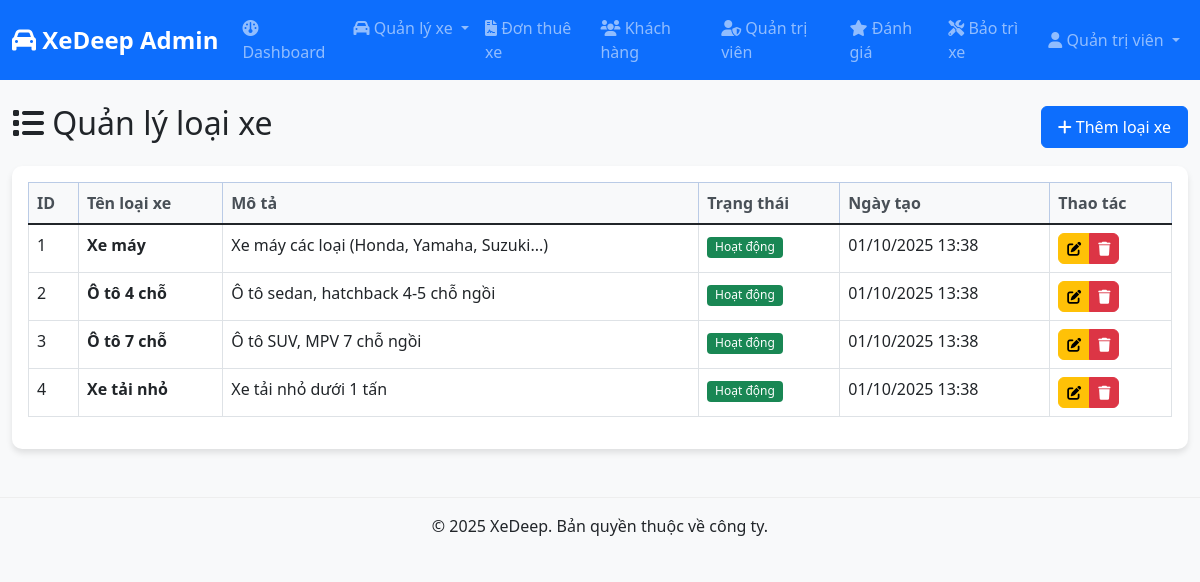
/admin/loai_xe/index.php (signed in), run on the app's committed database.
### tables this page shows
CREATE TABLE loai_xe (
    id INT PRIMARY KEY AUTO_INCREMENT,
    ten_loai VARCHAR(100) NOT NULL COMMENT 'Tên loại xe (xe máy, ô tô 4 chỗ, ô tô 7 chỗ, ...)',
    mo_ta TEXT COMMENT 'Mô tả loại xe',
    trang_thai TINYINT DEFAULT 1 COMMENT '1: Hoạt động, 0: Ngừng hoạt động',
    ngay_tao TIMESTAMP DEFAULT CURRENT_TIMESTAMP,
    ngay_cap_nhat TIMESTAMP DEFAULT CURRENT_TIMESTAMP ON UPDATE CURRENT_TIMESTAMP
);

### include/common.php (called while the page is built, shortened)
<?php
include("config.php");
function asset(?string $filename, bool $return = true)
{
	$path = trim($filename, "/");
	$full_path = ASSET_PATH . "/" . $path;
	if (file_exists(DOCUMENT_ROOT_PATH . $full_path)) {
		$full_path .= "?" . filemtime(DOCUMENT_ROOT_PATH . $full_path);
	}
	if ($return) return $full_path;
}
function get_sql_prepared(array $data = null)
{
	if (empty($data)) return "";
	$len = count($data);
	if ($len > 0) {
		return str_pad("", $len, "s");
	}
	return "";
}
function get_mysqli()
{
	global $database;
	$conn = new mysqli($database["host"], $database["username"], $database["password"], $database["db"]);
	mysqli_set_charset($conn, 'UTF8');
	return $conn;
}
function execute_query(&$conn, $sql, $data)
{
	$conn = get_mysqli();
	$type = get_sql_prepared($data);
	$query = $conn->prepare($sql);
	if (!empty($data)) {
		foreach ($data as $i => $x) {
			$data[$i] = $x;
		}
		$query->bind_param($type, ...$data);
	}
	$query->execute();
	return $query;
}
function db_select(string $sql, array $data = null): array
{
	try {
		$query = execute_query($conn, $sql, $data);
		$result = $query->get_result();
		$arr_result = [];
		if ($result->num_rows > 0) {
			while ($record = $result->fetch_assoc()) {
				array_push($arr_result, $record);
			}
		}
		return $arr_result;
	} catch (Exception $ex) {
		dd($ex->getMessage(), "Query: $sql", $ex->getTraceAsString(), $data);
	}
}

### admin/admin_common.php (called while the page is built, shortened)
<?php
include(__DIR__ . "/../include/common.php");
function format_datetime($datetime) {
    return date('d/m/Y H:i', strtotime($datetime));
}
?>

### admin/loai_xe/index.php (the view, shortened to what this page needs)
<?php
include("../admin_common.php");
$sql = "SELECT * FROM loai_xe ORDER BY ngay_tao DESC";
$loai_xe_list = db_select($sql);
include("../header.php");
?>
<div class="row">
    <div class="col-12">
        <div class="d-flex justify-content-between align-items-center mb-3">
            <h2><i class="fas fa-list"></i> Quản lý loại xe</h2>
            <a href="create.php" class="btn btn-primary">
                <i class="fas fa-plus"></i> Thêm loại xe
            </a>
        </div>
    </div>
</div>
<div class="row">
    <div class="col-12">
        <div class="card shadow">
            <div class="card-body">
                <div class="table-responsive">
                    <table class="table table-bordered table-hover">
                        <thead class="table-primary">
                            <tr>
                                <th>ID</th>
                                <th>Tên loại xe</th>
                                <th>Mô tả</th>
                                <th>Trạng thái</th>
                                <th>Ngày tạo</th>
                                <th>Thao tác</th>
                            </tr>
                        </thead>
                        <tbody>
                            <?php if (empty($loai_xe_list)): ?>
                                <tr>
                                    <td colspan="6" class="text-center">Chưa có loại xe nào</td>
                                </tr>
                            <?php else: ?>
                                <?php foreach ($loai_xe_list as $item): ?>
                                    <tr>
                                        <td><?= $item['id'] ?? 'N/A' ?></td>
                                        <td><strong><?= htmlentities($item['ten_loai'] ?? 'Chưa có tên') ?></strong></td>
                                        <td><?= htmlentities($item['mo_ta'] ?? 'Chưa có mô tả') ?></td>
                                        <td>
                                            <?php
                                            $trang_thai = $item['trang_thai'] ?? 1;
                                            if ($trang_thai == 1):
                                            ?>
                                                <span class="badge bg-success">Hoạt động</span>
                                            <?php else: ?>
                                                <span class="badge bg-danger">Ngừng hoạt động</span>
                                            <?php endif; ?>
                                        </td>
                                        <td>
                                            <?php
                                            if (isset($item['ngay_tao']) && !empty($item['ngay_tao'])) {
                                                echo format_datetime($item['ngay_tao']);
                                            } else {
                                                echo 'Chưa có thông tin';
                                            }
                                            ?>
                                        </td>
                                        <td>
                                            <div class="btn-group" role="group">
                                                <a href="edit.php?id=<?= $item['id'] ?? 0 ?>"
                                                   class="btn btn-sm btn-warning" title="Sửa">
                                                    <i class="fas fa-edit"></i>
                                                </a>
                                                <a href="delete.php?id=<?= $item['id'] ?? 0 ?>"
                                                   class="btn btn-sm btn-danger" title="Xóa"
                                                   onclick="return confirmDelete('Bạn có chắc chắn muốn xóa loại xe này?')">
                                                    <i class="fas fa-trash"></i>
                                                </a>
                                            </div>
                                        </td>
                                    </tr>
                                <?php endforeach; ?>
                            <?php endif; ?>
                        </tbody>
                    </table>
                </div>
            </div>
        </div>
    </div>
</div>
<?php include("../footer.php"); ?>

### admin/header.php (shortened to what this page needs)
<!DOCTYPE html>
<html lang="vi">
<head>
    <link href="https://cdn.jsdelivr.net/npm/bootstrap@5.1.3/dist/css/bootstrap.min.css" rel="stylesheet">
    <link href="https://cdnjs.cloudflare.com/ajax/libs/font-awesome/6.0.0/css/all.min.css" rel="stylesheet">
    <link href="<?= asset('css/admin.css') ?>" rel="stylesheet">
</head>
<body>
    <nav class="navbar navbar-expand-lg navbar-dark bg-primary">
        <div class="container-fluid">
            <a class="navbar-brand" href="<?= ROOT_PATH ?>/admin/">
                <i class="fas fa-car"></i> XeDeep Admin
            </a>
            <div class="collapse navbar-collapse" id="navbarNav">
                <ul class="navbar-nav me-auto">
                    <li class="nav-item">
                        <a class="nav-link" href="<?= ROOT_PATH ?>/admin/">
                            <i class="fas fa-dashboard"></i> Dashboard
                        </a>
                    </li>
                    <li class="nav-item dropdown">
                        <a class="nav-link dropdown-toggle" href="#" id="navbarDropdown" role="button" data-bs-toggle="dropdown">
                            <i class="fas fa-car"></i> Quản lý xe
                        </a>
                    </li>
                    <li class="nav-item">
                        <a class="nav-link" href="<?= ROOT_PATH ?>/admin/don_thue_xe/">
                            <i class="fas fa-file-contract"></i> Đơn thuê xe
                        </a>
                    </li>
                    <li class="nav-item">
                        <a class="nav-link" href="<?= ROOT_PATH ?>/admin/khach_hang/">
                            <i class="fas fa-users"></i> Khách hàng
                        </a>
                    </li>
                    <?php if(isset($_SESSION['admin_role']) && $_SESSION['admin_role'] == 'admin'): ?>
                    <li class="nav-item">
                        <a class="nav-link" href="<?= ROOT_PATH ?>/admin/quan_tri_vien/">
                            <i class="fas fa-user-shield"></i> Quản trị viên
                        </a>
                    </li>
                    <?php endif; ?>
                    <li class="nav-item">
                        <a class="nav-link" href="<?= ROOT_PATH ?>/admin/danh_gia/">
                            <i class="fas fa-star"></i> Đánh giá
                        </a>
                    </li>
                    <li class="nav-item">
                        <a class="nav-link" href="<?= ROOT_PATH ?>/admin/bao_tri_xe/">
                            <i class="fas fa-tools"></i> Bảo trì xe
                        </a>
                    </li>
                </ul>
                <ul class="navbar-nav">
                    <li class="nav-item dropdown">
                        <a class="nav-link dropdown-toggle" href="#" id="userDropdown" role="button" data-bs-toggle="dropdown">
                            <i class="fas fa-user"></i>
                            <?= isset($_SESSION['admin_name']) ? $_SESSION['admin_name'] : 'Admin' ?>
                        </a>
                    </li>
                </ul>
            </div>
        </div>
    </nav>
    <div class="container-fluid mt-4"><?php $current_admin = get_current_admin(); ?>

### admin/footer.php (shortened to what this page needs)
    </div>
    <footer class="bg-light text-center py-3 mt-5">
        <div class="container">
            <p class="mb-0">&copy; 2025 XeDeep. Bản quyền thuộc về công ty.</p>
        </div>
    </footer>
</body>
</html>

### asset/css/admin.css (style rules this page uses)
body { font-family: 'Segoe UI', Tahoma, Geneva, Verdana, sans-serif; background-color: #f8f9fa; }
.navbar-brand { font-weight: bold; font-size: 1.5rem; }
.navbar-nav .nav-link { font-weight: 500; padding: 0.5rem 1rem; }
.card { border: none; border-radius: 10px; box-shadow: 0 2px 10px rgba(0, 0, 0, 0.1); }
.table th { border-top: none; font-weight: 600; color: #495057; background-color: #f8f9fa; }
.btn { border-radius: 6px; font-weight: 500; padding: 0.5rem 1rem; }
.btn-sm { padding: 0.25rem 0.5rem; font-size: 0.875rem; }
.badge { font-size: 0.75rem; font-weight: 500; padding: 0.35em 0.65em; }
footer { margin-top: auto; border-top: 1px solid #eee; }
.shadow { box-shadow: 0 4px 6px rgba(0, 0, 0, 0.1) !important; }
.mt-4 { margin-top: 1.5rem !important; }

### data on the page
loai_xe: id "1", ten_loai "Xe máy", mo_ta "Xe máy các loại (Honda, Yamaha, Suzuki...)", trang_thai "Hoạt động", ngay_tao "01/10/2025 13:38"
loai_xe: id "2", ten_loai "Ô tô 4 chỗ", mo_ta "Ô tô sedan, hatchback 4-5 chỗ ngồi", trang_thai "Hoạt động", ngay_tao "01/10/2025 13:38"
loai_xe: id "3", ten_loai "Ô tô 7 chỗ", mo_ta "Ô tô SUV, MPV 7 chỗ ngồi", trang_thai "Hoạt động", ngay_tao "01/10/2025 13:38"
loai_xe: id "4", ten_loai "Xe tải nhỏ", mo_ta "Xe tải nhỏ dưới 1 tấn", trang_thai "Hoạt động", ngay_tao "01/10/2025 13:38"

### other printed values
$_SESSION['admin_name'] "Quản trị viên"
